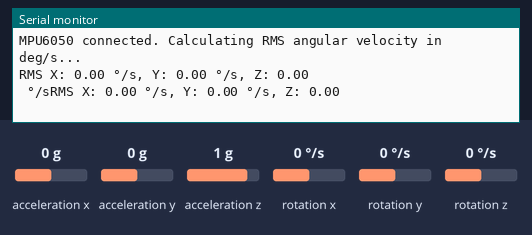
This sketch was run on a simulated Arduino Uno, built with avr-gcc and run on an emulated ATmega328P. On the bench: the last lines printed to the serial monitor. The test bench sets the inputs (shaded band); at power-on: rotation x 0 °/s, rotation y 0 °/s, rotation z 0 °/s, acceleration x 0 g, acceleration y 0 g, acceleration z 1 g.

Above: at 1.2 s.
1.3 s: rotation x set to -192 °/s
At 2.3 s:
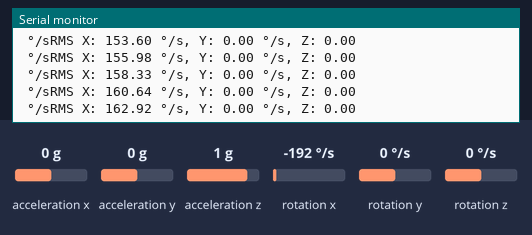
4.3 s: rotation y set to -192 °/s
At 5.0 s:
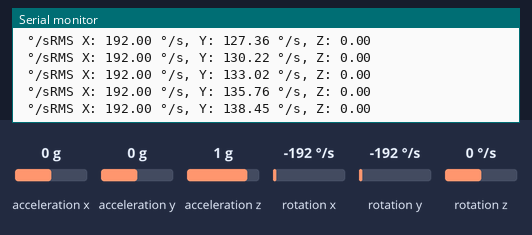
5.8 s: rotation z set to -192 °/s
At 6.3 s:
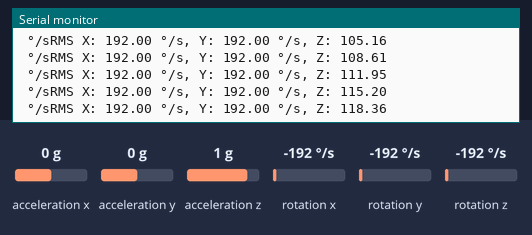
Timing chart, 0 to 8.8 s (numbered marks = the images above; inputs shaded):
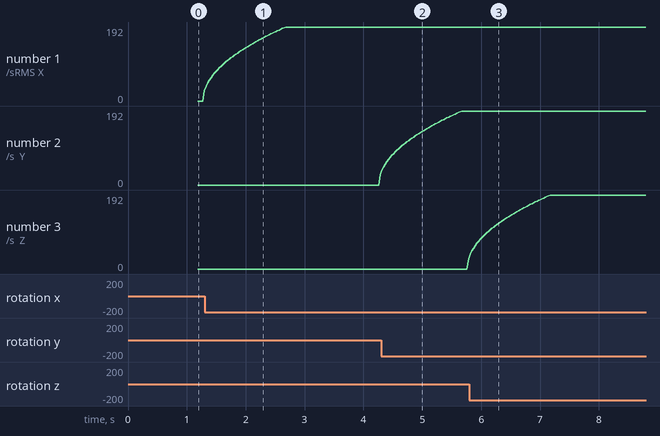

The sketch:

angularVelocity.ino
```cpp
#include <Wire.h>
#include <MPU6050.h>  // Electronic Cats library


MPU6050 mpu;


// Sliding window parameters
const int windowSize = 50;
float gxWindow[windowSize] = {0};
float gyWindow[windowSize] = {0};
float gzWindow[windowSize] = {0};
int bufferIndex = 0;
bool bufferFilled = false;


void setup() {
  Serial.begin(115200);
  Wire.begin();


  mpu.initialize();


  // Set gyroscope range to ±250 deg/s (0x00)
  mpu.setFullScaleGyroRange(MPU6050_GYRO_FS_250);


  if (!mpu.testConnection()) {
    Serial.println("MPU6050 connection failed");
    while (1);
  }


  Serial.println("MPU6050 connected. Calculating RMS angular velocity in deg/s...");
}


void loop() {
  int16_t ax, ay, az;
  int16_t gx_raw, gy_raw, gz_raw;


  // Read raw data
  mpu.getMotion6(&ax, &ay, &az, &gx_raw, &gy_raw, &gz_raw);


  // Convert to deg/s using sensitivity scale factor
  float gx = gx_raw / 131.0;
  float gy = gy_raw / 131.0;
  float gz = gz_raw / 131.0;


  // Insert current sample into sliding window
  gxWindow[bufferIndex] = gx;
  gyWindow[bufferIndex] = gy;
  gzWindow[bufferIndex] = gz;
  bufferIndex = (bufferIndex + 1) % windowSize;


  if (bufferIndex == 0) bufferFilled = true;


  if (bufferFilled) {
    float rmsX = calcRMS(gxWindow);
    float rmsY = calcRMS(gyWindow);
    float rmsZ = calcRMS(gzWindow);


    Serial.print("RMS X: "); Serial.print(rmsX, 2); Serial.print(" °/s, ");
    Serial.print("Y: "); Serial.print(rmsY, 2); Serial.print(" °/s, ");
    Serial.print("Z: "); Serial.println(rmsZ, 2); Serial.print(" °/s");
  }


  delay(20);  // ~50 Hz
}


float calcRMS(float arr[]) {
  float sumSq = 0;
  for (int i = 0; i < windowSize; i++) {
    float val = arr[i];
    sumSq += val * val;
  }
  return sqrt(sumSq / windowSize);
}
```

Measured:
- after the input at 1.3 s, the serial monitor: prints a new line at once (image 1)
- after the input at 4.3 s, the serial monitor: prints a new line at once (image 2)
- after the input at 5.8 s, the serial monitor: prints a new line at once (image 3)
- plotted number 1: 27.15 → 192 after the input at 1.3 s
- plotted number 2: 0 → 27.15 after the input at 1.3 s
- plotted number 3: 0 → 27.15 after the input at 4.3 s
